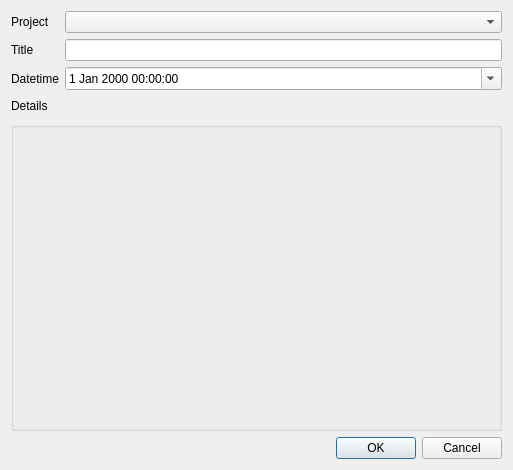
<?xml version="1.0" encoding="UTF-8"?>
<ui version="4.0">
 <class>DialogEvent</class>
 <widget class="QDialog" name="DialogEvent">
  <property name="geometry">
   <rect>
    <x>0</x>
    <y>0</y>
    <width>507</width>
    <height>431</height>
   </rect>
  </property>
  <property name="windowTitle">
   <string>New Event</string>
  </property>
  <layout class="QVBoxLayout" name="verticalLayout">
   <item>
    <layout class="QGridLayout" name="gridLayout">
     <item row="1" column="0">
      <widget class="QLabel" name="label">
       <property name="text">
        <string>Title</string>
       </property>
      </widget>
     </item>
     <item row="1" column="1">
      <widget class="QLineEdit" name="lineEditTitle">
       <property name="maxLength">
        <number>64</number>
       </property>
      </widget>
     </item>
     <item row="2" column="0">
      <widget class="QLabel" name="label_2">
       <property name="text">
        <string>Datetime</string>
       </property>
      </widget>
     </item>
     <item row="2" column="1">
      <widget class="QDateTimeEdit" name="dateTimeEdit">
       <property name="calendarPopup">
        <bool>true</bool>
       </property>
      </widget>
     </item>
     <item row="3" column="0">
      <widget class="QLabel" name="label_3">
       <property name="minimumSize">
        <size>
         <width>0</width>
         <height>20</height>
        </size>
       </property>
       <property name="text">
        <string>Details</string>
       </property>
      </widget>
     </item>
     <item row="4" column="0" colspan="2">
      <widget class="QGroupBox" name="groupBox">
       <property name="title">
        <string/>
       </property>
       <layout class="QHBoxLayout" name="horizontalLayout_2">
        <property name="leftMargin">
         <number>0</number>
        </property>
        <property name="topMargin">
         <number>0</number>
        </property>
        <property name="rightMargin">
         <number>0</number>
        </property>
        <property name="bottomMargin">
         <number>0</number>
        </property>
        <item>
         <widget class="RtfEditor" name="details" native="true">
          <property name="minimumSize">
           <size>
            <width>485</width>
            <height>300</height>
           </size>
          </property>
         </widget>
        </item>
       </layout>
      </widget>
     </item>
     <item row="0" column="0">
      <widget class="QLabel" name="label_4">
       <property name="text">
        <string>Project</string>
       </property>
      </widget>
     </item>
     <item row="0" column="1">
      <widget class="QComboBox" name="comboBoxProject"/>
     </item>
    </layout>
   </item>
   <item>
    <layout class="QHBoxLayout" name="horizontalLayout">
     <item>
      <spacer name="horizontalSpacer">
       <property name="orientation">
        <enum>Qt::Horizontal</enum>
       </property>
       <property name="sizeHint" stdset="0">
        <size>
         <width>40</width>
         <height>20</height>
        </size>
       </property>
      </spacer>
     </item>
     <item>
      <widget class="QPushButton" name="pushButtonOK">
       <property name="text">
        <string>OK</string>
       </property>
       <property name="autoDefault">
        <bool>true</bool>
       </property>
       <property name="default">
        <bool>true</bool>
       </property>
      </widget>
     </item>
     <item>
      <widget class="QPushButton" name="pushButtonCancel">
       <property name="text">
        <string>Cancel</string>
       </property>
       <property name="autoDefault">
        <bool>false</bool>
       </property>
      </widget>
     </item>
    </layout>
   </item>
  </layout>
 </widget>
 <customwidgets>
  <customwidget>
   <class>RtfEditor</class>
   <extends>QWidget</extends>
   <header>widgets/rtfeditor.h</header>
   <container>1</container>
  </customwidget>
 </customwidgets>
 <tabstops>
  <tabstop>comboBoxProject</tabstop>
  <tabstop>lineEditTitle</tabstop>
  <tabstop>dateTimeEdit</tabstop>
  <tabstop>pushButtonOK</tabstop>
  <tabstop>pushButtonCancel</tabstop>
 </tabstops>
 <resources/>
 <connections/>
</ui>
